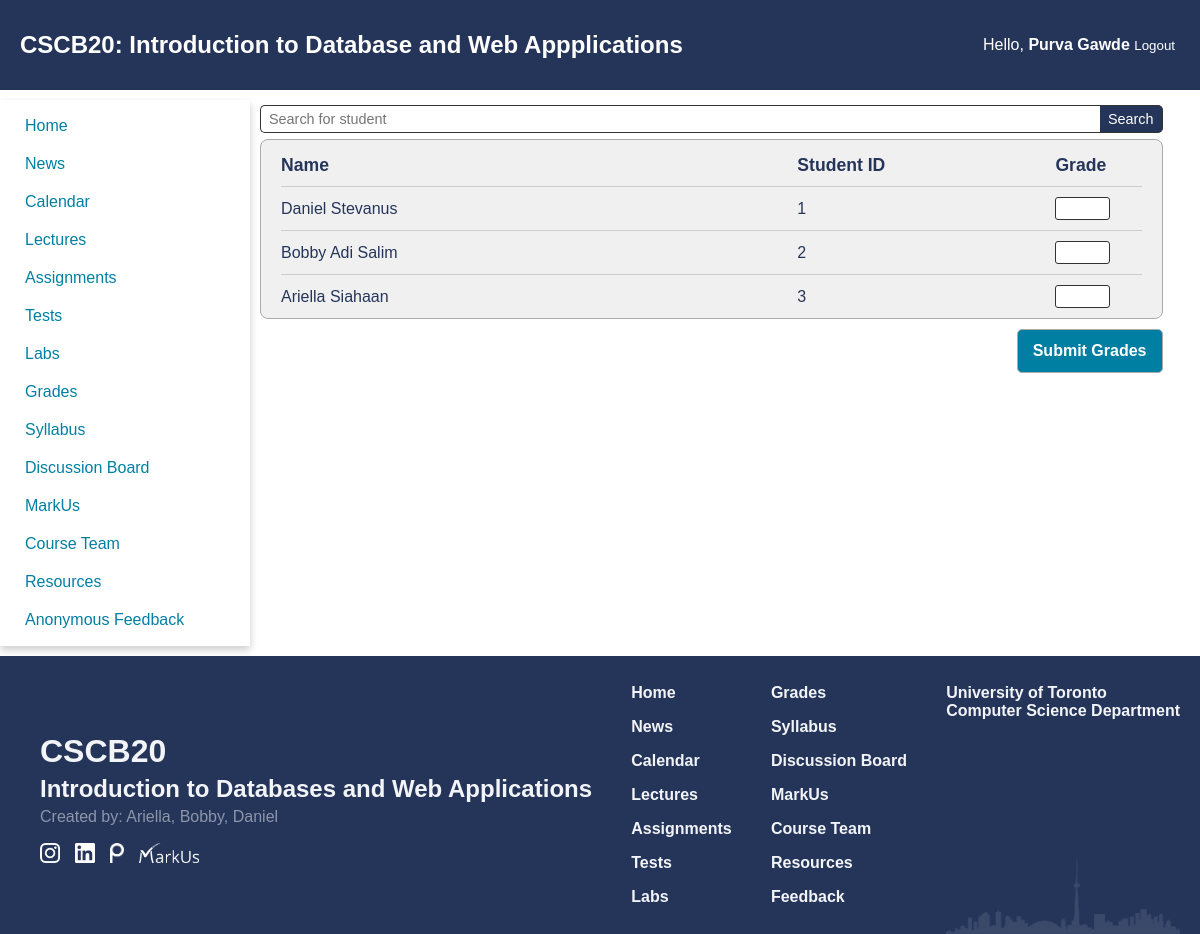
/grades/4 (signed in), run on the app's committed database.
### app.py (models this page shows)
class Student(db.Model):
    id = db.Column(db.Integer, primary_key = True)
    username = db.Column(db.String(50), unique = True, nullable = False)
    password = db.Column(db.Text, nullable = False)
    name = db.Column(db.String(250), nullable = False)
    date_created = db.Column(db.Date, default = datetime.utcnow)
    grades = db.relationship("Grades", backref = 'student', lazy = True)

### app.py (the view, shortened to what this page needs)
@app.route('/grades/<test_id>', methods = ["GET", "POST"])
def edit_grades(test_id):
    if(not isInstructor(session)):
        return redirect('/')
    if(request.method == "GET"):
        lst_student_grades = Grades.query.filter_by(test_id = test_id).all()
        lst_student = Student.query.all()
        return render_template('update_grades.html', lst_student_grades = lst_student_grades, lst_student = lst_student, test_id = test_id)

### app.py (called while the page is built)
def isInstructor(identity):
    if "auth" in identity and identity["auth"] == 'Instructor':
        return True
    return False

### templates/update_grades.html
{% extends 'home_template.html' %}
{% block extra_css %}
<link href="{{ url_for('static', filename='css/update_grades.css') }}" rel="stylesheet" type="text/css">
{% endblock %}
{% block content %}
    <main>
        <form action="/grade/{{ test_id }}" method="get">
            <div class=student-search>
                <input type="text" name="search" placeholder="Search for student">
                <button type="submit">Search</button>
            </div>
        </form>
        <form action="/grades/{{ test_id }}" method="post">
            <div class="grades-container">
                <div class="grades-header student-row">
                    <strong class="student-name">Name</strong>
                    <strong class="student-id">Student ID</strong>
                    <strong class="student-grade">Grade</strong>
                </div>
                {% for student in lst_student %}
                {% set value = '' %}
                <div class="student-row">
                    <span class="student-name">{{ student.name }}</span>
                    <span class="student-id">{{ student.id }}</span>
                    {% for grade in lst_student_grades %}
                        {% if grade.student.id == student.id %}
                            {% set value = grade.grade %}
                        {% endif %}
                    {% endfor %}
                    <span class="student-grade">
                        <input type="number" value="{{ value }}" name="student{{ student.id }}_grade">
                    </span>
                </div>
            {% endfor %}
            </div>
            <div class="add-button-container"><button class="add-button" type="submit">Submit Grades</button></div>
        </form>
    </main>
{% endblock %}

### static/css/navbar.css (style rules this page uses)
:root { --primary_color: #25355A; --secondary_color: #007FA3; --phone_size: 600px; }
body { margin: 0; padding: 0; font-family: Arial, sans-serif; }
main { grid-area: content; padding: 20px; padding: 0px 10px 0px 10px; width: 95%; }

### static/css/index.css (style rules this page uses)
:root { --primary_color: #25355A; --secondary_color: #007FA3; }
body { background-color: #FFFFFF; color: var(--primary_color); font-family: Geneva, Arial, Helvetica, sans-serif; }

### static/css/update_grades.css (style rules this page uses)
.student-search input { font-size: 0.9em; border-top-left-radius: 5px; border-bottom-left-radius: 5px; border-width: thin; padding: 5px 8px; flex-grow: 1; border-color: #333; border-style: solid; border-right-style: none; }
.student-search { margin-top: 5px; display: flex; align-items: center; }
.student-search button { padding: 5px 8px; font-size: 0.9em; border-top-right-radius: 5px; border-bottom-right-radius: 5px; border-style: solid; border-width: thin; border-color: #333; background-color: rgb(37,53,90); color: white; border-left-style: none; }
.grades-container { display: flex; flex-direction: column; background-color: #f0f0f0; padding: 10px 20px; margin-top: 6px; border-radius: 8px; border: solid; border-color: #aaaaaa; border-width: thin; }
.student-row { display: flex; width: 100%; padding: 10px 0; border-bottom: 1px solid #ccc; align-items: center; }
.student-row:last-child { padding-bottom: 0px; border-bottom: none; }
.grades-header { font-size: 1.1em; padding-top: 5px; }
.student-name { width: 60%; }
.student-id { width: 30%; }
.student-grade { width: 10%; }
.student-grade input { width: 50%; min-width: 2em; padding: 3px 5px; border-radius: 3px; border-width: thin; border-style: solid; border-color: #333; }
.add-button { color: #ffffff; background-color: #007FA3; border-radius: 5px; padding: 12px 15px; font-size: 1em; font-weight: bold; border: solid; border-color: #aaaaaa; border-width: thin; }
.add-button-container { width: 100%; text-align: right; position: sticky; bottom: 5px; z-index: 0; padding-top: 10px; padding-bottom: 10px; }

### data on the page
Student: name "Daniel Stevanus", id "1"
Student: name "Bobby Adi Salim", id "2"
Student: name "Ariella Siahaan", id "3"

### other printed values
{{ session["name"] }} "Purva Gawde"
